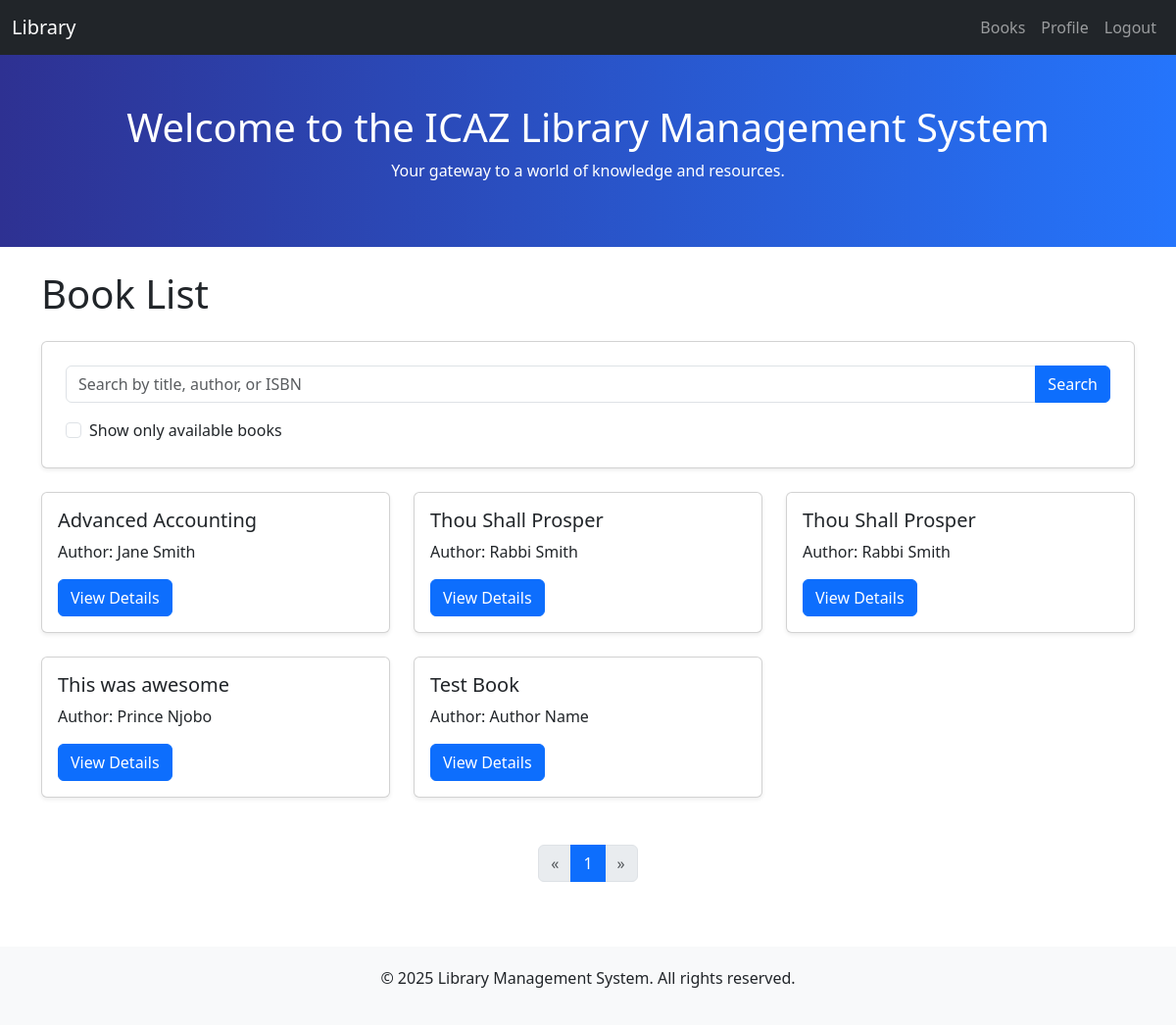
The app's page /books/list/ (signed in), older data.
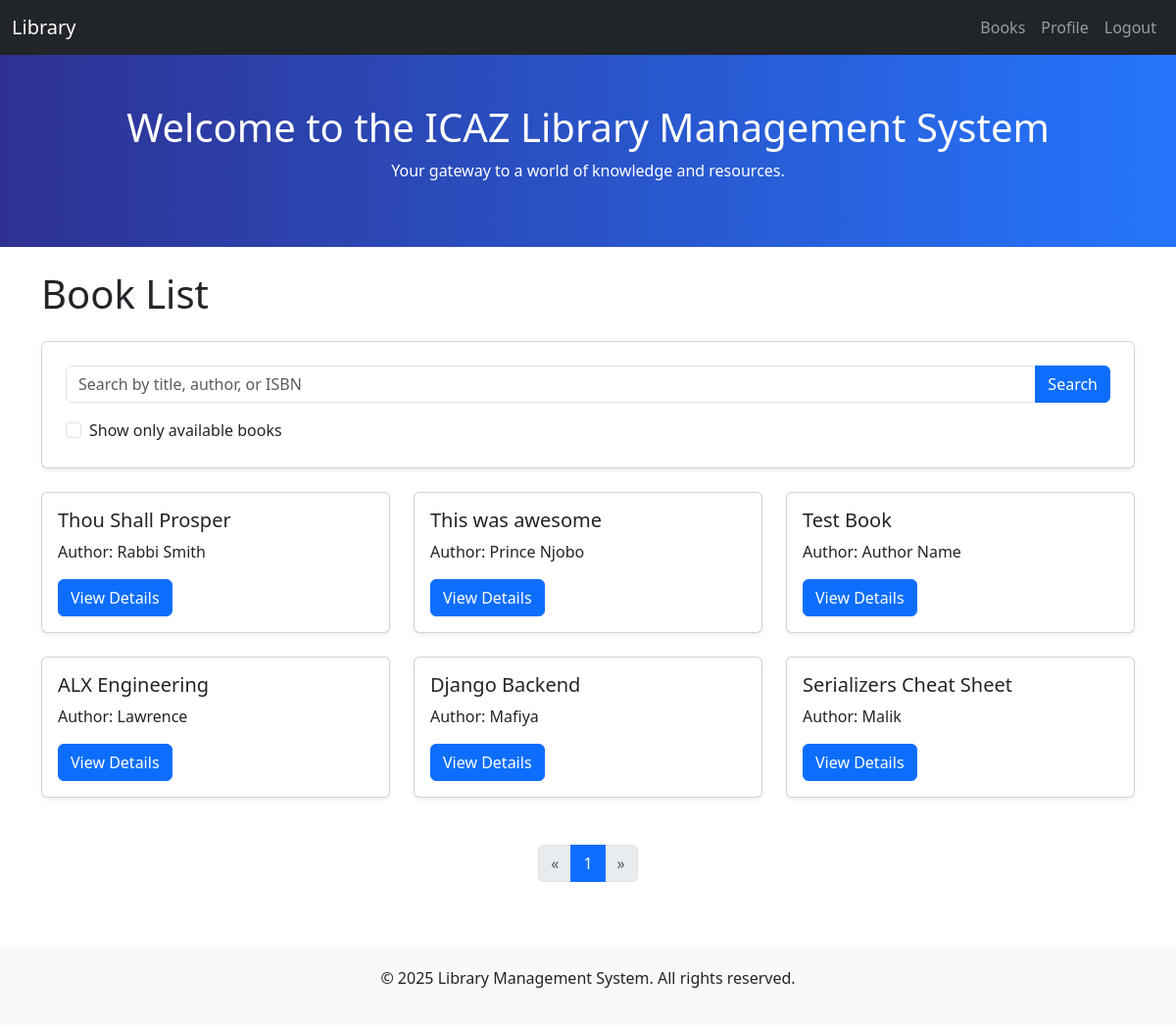
The same page, newer data.
### books/models.py (models this page shows, shortened)
class Book(models.Model):
    title = models.CharField(max_length=255)
    author = models.CharField(max_length=255)
    isbn = models.CharField(max_length=13, unique=True)
    published_date = models.DateField()
    copies_available = models.PositiveIntegerField()
    def get_absolute_url(self):
        return reverse('book-detail', args=[str(self.id)])

### books/views.py (the view)
# urls.py: path('books/list/', BookListView.as_view(), name='book-list'),
class BookListView(LoginRequiredMixin, ListView):
    model = Book
    template_name = 'books/book_list.html'
    paginate_by = 6  # Display 6 books per page
    def get_queryset(self):
        queryset = super().get_queryset()
        query = self.request.GET.get('q')
        if query:
            queryset = queryset.filter(
                Q(title__icontains=query) |
                Q(author__icontains=query) |
                Q(isbn__icontains=query)
            )
        available = self.request.GET.get('available')
        if available == '1':
            queryset = queryset.filter(copies_available__gt=0)
        return queryset

### books/templates/books/book_list.html (shortened to what this page needs)
{% extends 'books/base.html' %}
{% block content %}
<h1 class="mb-4">Book List</h1>
<div class="card p-4 shadow-sm mb-4">
    <form method="get">
        <div class="input-group mb-3">
            <input type="text" name="q" class="form-control" placeholder="Search by title, author, or ISBN" value="{{ request.GET.q }}">
            <button type="submit" class="btn btn-primary">Search</button>
        </div>
        <div class="form-check">
            <input class="form-check-input" type="checkbox" name="available" value="1" id="available" {% if request.GET.available == '1' %}checked{% endif %}>
            <label class="form-check-label" for="available">
                Show only available books
            </label>
        </div>
    </form>
</div>
<div class="row">
    {% for book in object_list %}
    <div class="col-md-4">
        <div class="card mb-4 shadow-sm">
            <div class="card-body">
                <h5 class="card-title">{{ book.title }}</h5>
                <p class="card-text">Author: {{ book.author }}</p>
                <a href="{{ book.get_absolute_url }}" class="btn btn-primary">View Details</a>
            </div>
        </div>
    </div>
    {% endfor %}
</div>
<div class="d-flex justify-content-center mt-4">
    <nav aria-label="Page navigation">
        <ul class="pagination">
            {% if page_obj.has_previous %}
                <li class="page-item">
                    <a class="page-link" href="?{% if request.GET.q %}q={{ request.GET.q }}&{% endif %}{% if request.GET.available %}available={{ request.GET.available }}&{% endif %}page={{ page_obj.previous_page_number }}" aria-label="Previous">
                        <span aria-hidden="true">&laquo;</span>
                    </a>
                </li>
            {% else %}
                <li class="page-item disabled">
                    <span class="page-link">&laquo;</span>
                </li>
            {% endif %}
            {% for num in paginator.page_range %}
                {% if page_obj.number == num %}
                    <li class="page-item active"><span class="page-link">{{ num }}</span></li>
                {% else %}
                    <li class="page-item">
                        <a class="page-link" href="?{% if request.GET.q %}q={{ request.GET.q }}&{% endif %}{% if request.GET.available %}available={{ request.GET.available }}&{% endif %}page={{ num }}">{{ num }}</a>
                    </li>
                {% endif %}
            {% endfor %}
            {% if page_obj.has_next %}
                <li class="page-item">
                    <a class="page-link" href="?{% if request.GET.q %}q={{ request.GET.q }}&{% endif %}{% if request.GET.available %}available={{ request.GET.available }}&{% endif %}page={{ page_obj.next_page_number }}" aria-label="Next">
                        <span aria-hidden="true">&raquo;</span>
                    </a>
                </li>
            {% else %}
                <li class="page-item disabled">
                    <span class="page-link">&raquo;</span>
                </li>
            {% endif %}
        </ul>
    </nav>
</div>
{% endblock %}

### books/templates/books/base.html (shortened to what this page needs)
<!DOCTYPE html>
<html lang="en">
<head>
    <link href="https://cdn.jsdelivr.net/npm/bootstrap@5.3.0-alpha3/dist/css/bootstrap.min.css" rel="stylesheet">
</head>
<body>
    <nav class="navbar navbar-expand-lg navbar-dark bg-dark">
        <div class="container-fluid">
            <a class="navbar-brand" href="/">Library</a>
            <div class="collapse navbar-collapse" id="navbarNav">
                <ul class="navbar-nav ms-auto">
                    {% if user.is_authenticated %}
                        <li class="nav-item">
                            <a class="nav-link" href="/books/list/">Books</a>
                        </li>
                        <li class="nav-item">
                            <a class="nav-link" href="/profile/">Profile</a>
                        </li>
                        <li class="nav-item">
                            <a class="nav-link" href="/logout/">Logout</a>
                        </li>
                    {% endif %}
                </ul>
            </div>
        </div>
    </nav>
    <div class="hero">
        <div class="container">
            <h1>Welcome to the ICAZ Library Management System</h1>
            <p>Your gateway to a world of knowledge and resources.</p>
        </div>
    </div>
    <div class="container mt-4">
        {% block content %}
        {% endblock %}
    </div>
    <footer>
        <div class="container">
            <p>&copy; 2025 Library Management System. All rights reserved.</p>
        </div>
    </footer>
</body>
</html>

### books/templates/books/base.html (style rules this page uses)
.hero { background: linear-gradient(to right, #2e3192, #2575fc); color: white; padding: 50px 0; text-align: center; }
footer { background-color: #f8f9fa; padding: 20px 0; text-align: center; margin-top: 50px; }

Row changes from the older to the newer data that the page shows:
removed Book: title "Advanced Accounting", author "Jane Smith"
removed Book: title "Thou Shall Prosper", author "Rabbi Smith"
added Book: title "ALX Engineering", author "Lawrence"
added Book: title "Django Backend", author "Mafiya"
added Book: title "Serializers Cheat Sheet", author "Malik"
